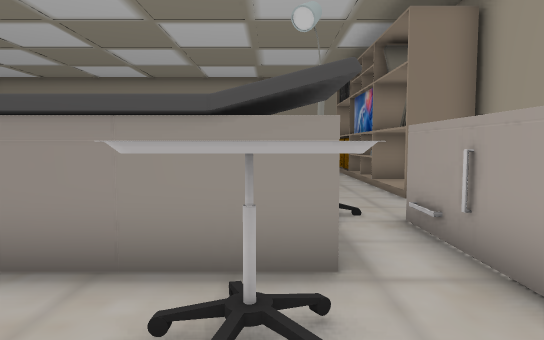
View 1 (above)

15 first-person views from a walk through a scene from a Unity 3-D project. The camera is 1.2 m above the floor, tilts 4° down and sees 75° across. The floor is counted in squares, 1 m on a side. Each view is taken from the middle of a square. On the plan, view 1 faces up. The plan holds only what a view shows up to about 14 squares ahead; the rest is blank.

View 2
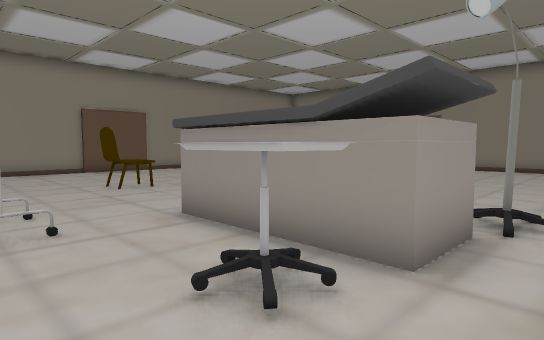

View 3
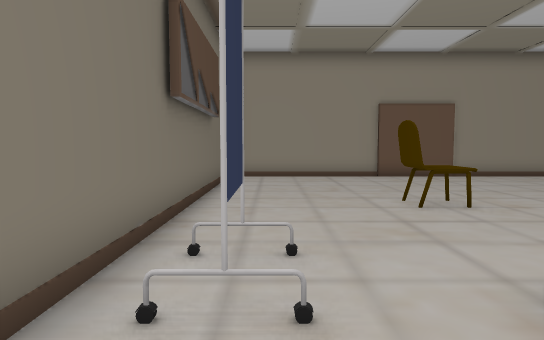

View 4
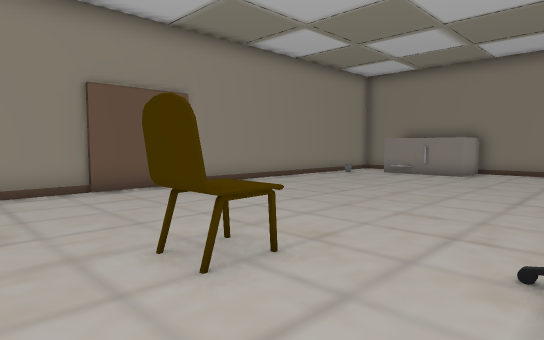

View 5
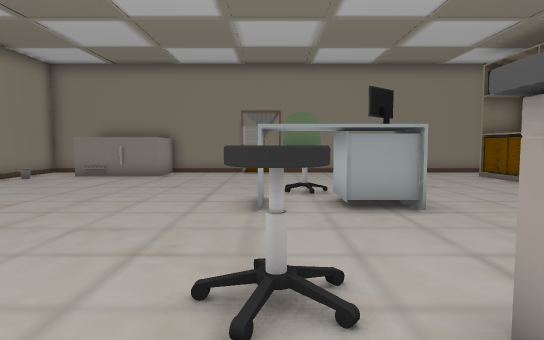

View 6
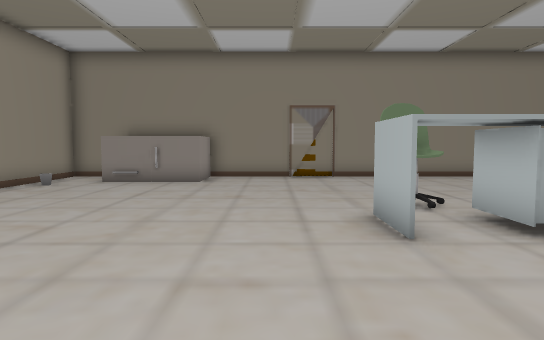

View 7
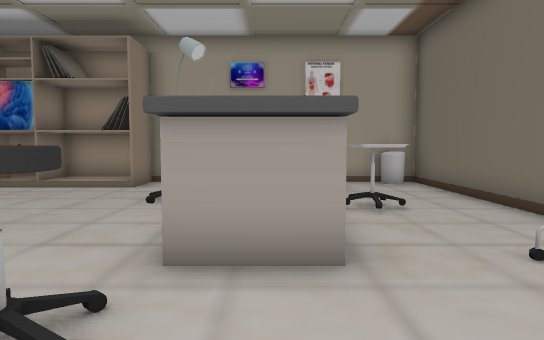

View 8
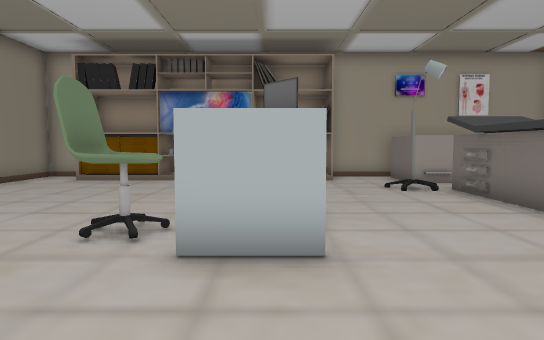

View 9
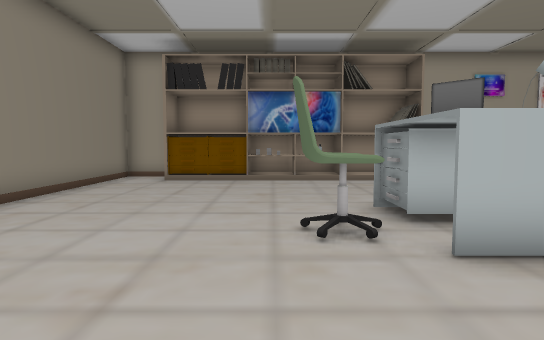

View 10
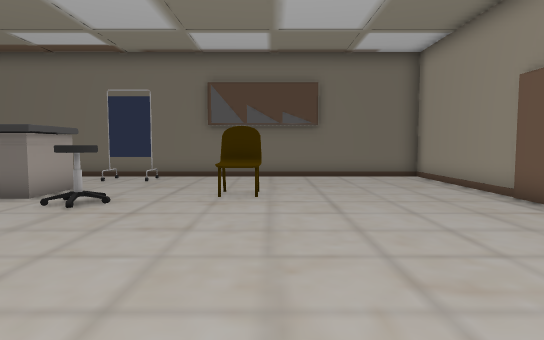

View 11
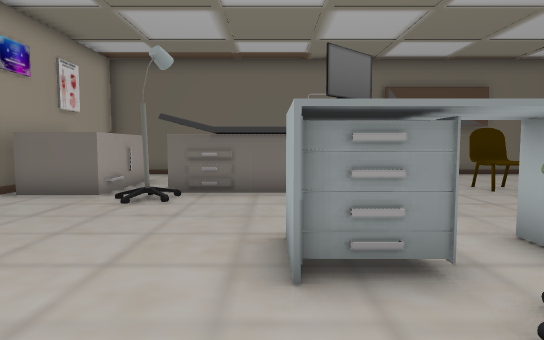

View 12
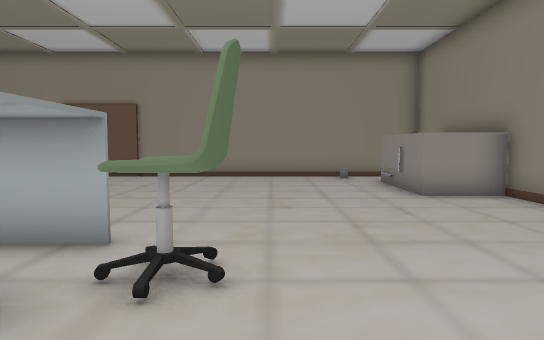

View 13
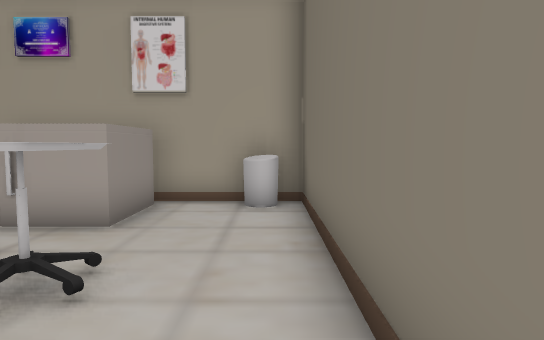

View 14
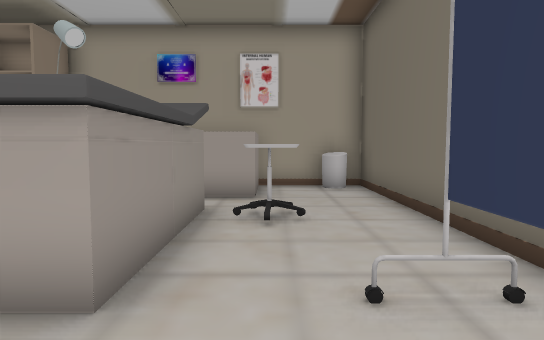

View 15
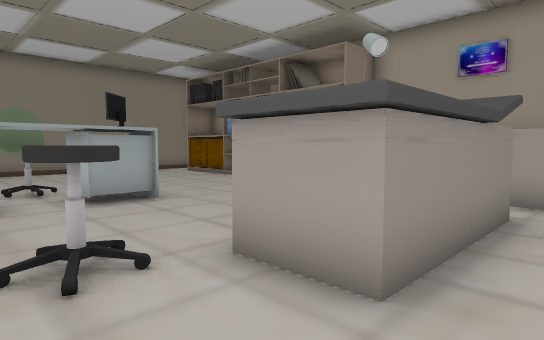

### Floor plan
Key: @ floor where view 1 was taken; # wall or solid block; . floor; B bed; C chair; T table; M computer; O other object.
Columns run from 15 left of view 1 to 5 right of it. Each row starts with its distance up from view 1.
 19 #####################
 18 #..   O.............#
 17 #..OOOO...........###
 16 #.................##
 15 #.................##
 14 #.................##
 13 #..........C......##
 12 #.........CC......##
 11 #.........TTTT....##
 10 #.........TTMT....##
  9 #.................##
  8 #.................###
  7 #...................#
  6 #.........C.....O...#
  5 #.....CC..CBBBBB.OOO#
  4 #.....CC...BBBBB.O  #
  3 #...........BBBB.OOO#
  2 #.............OO....#
  1 #..........O........#
  0 #..............@...O#
 -1 #####################

Where each view was taken, in squares from view 1:
view 1: 0 up, 0 right, facing up
view 2: 0 up, 2 right, facing up-left
view 3: 1 up, 1 left, facing left
view 4: 2 up, 5 left, facing up-left
view 5: 3 up, 5 left, facing up
view 6: 5 up, 7 left, facing up
view 7: 4 up, 7 left, facing right
view 8: 10 up, 9 left, facing right
view 9: 13 up, 9 left, facing right
view 10: 13 up, 9 left, facing down
view 11: 14 up, 2 left, facing down
view 12: 13 up, 1 left, facing left
view 13: 0 up, 3 left, facing right
view 14: 2 up, 6 left, facing right
view 15: 2 up, 6 left, facing up-right
